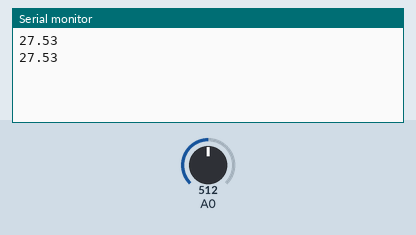
Simulated run of this sketch. Board: Arduino Uno, built with avr-gcc and run on an emulated ATmega328P. On the bench: the last lines printed to the serial monitor. Inputs (shaded band) come from the test bench; at power-on: A0 = 512.

Above: at 1.8 s.
1.9 s: A0 set to 716
At 2.4 s:
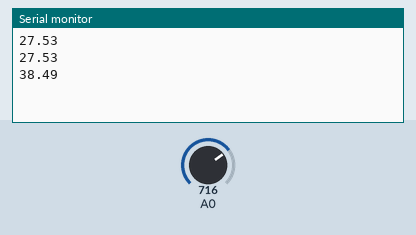
3.4 s: A0 set to 900
At 4.8 s:
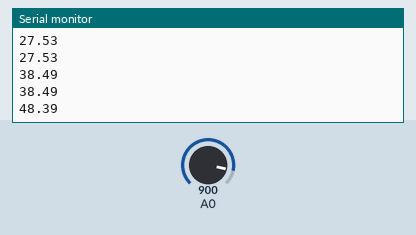
Timing chart, 0 to 6.4 s (numbered marks = the images above; inputs shaded):
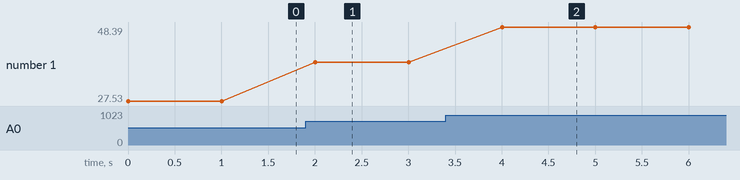

The sketch:

getVoltage.ino
```cpp
void setup() {

  Serial.begin(9600);

}

void loop() {

  Serial.println(getVoltage());
  delay(1000);
}

float getVoltage(){
 float R2= 1000.0, R1=10000.0 ;
 float Vout=0.0 ;
 float Vin=0.0;
 int sensorValue = analogRead(A0);
 // Convert the analog reading (which goes from 0 - 1023) to a voltage (0 - 5V):
  Vout = sensorValue * (5.0 / 1023.0);
 // voltage divider uzerinden giris gerilimi hesaplama
  Vin = Vout * ((R2 + R1) / R2) ;
 return Vin;
}
```

Measured:
- after the input at 1.9 s, the serial monitor: prints a new line after 0.10 s (image 1)
- after the input at 3.4 s, the serial monitor: prints a new line after 0.60 s (image 2)
- plotted number 1: 27.53 → 38.49 after the input at 1.9 s, 38.49 → 48.39 after the input at 3.4 s
